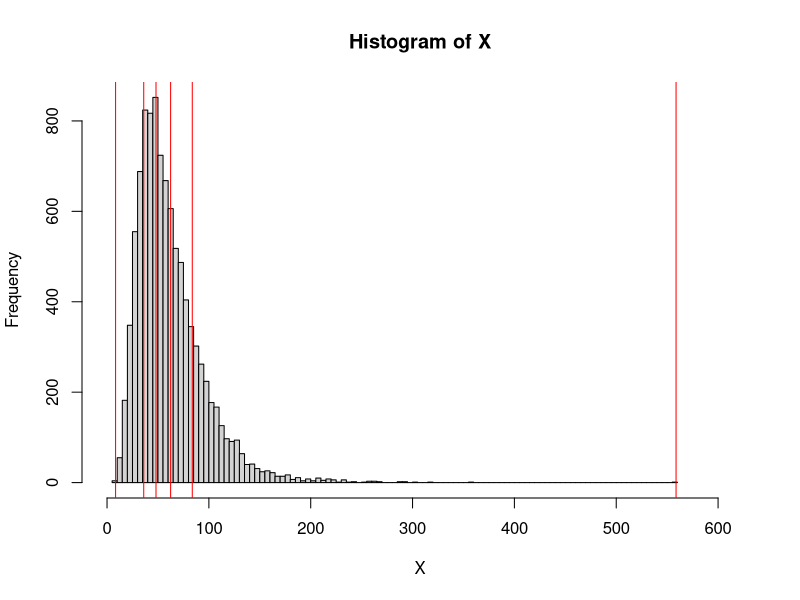
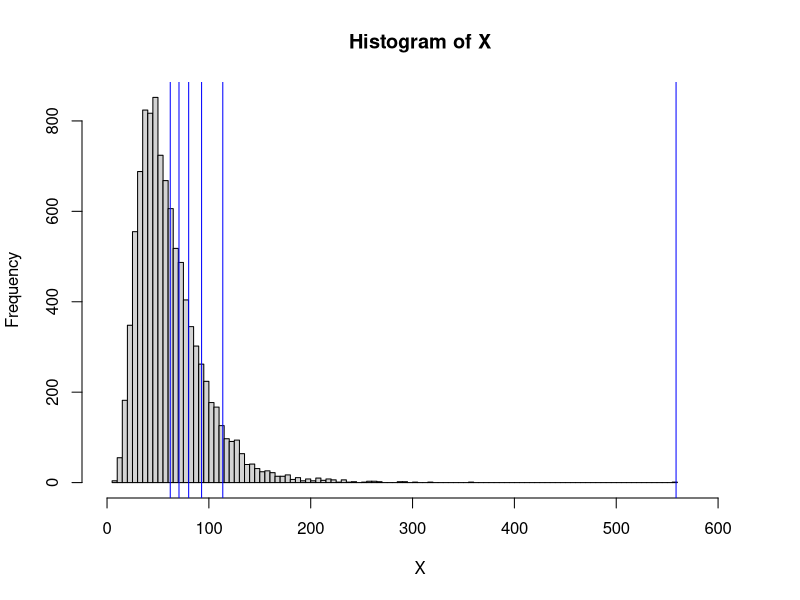
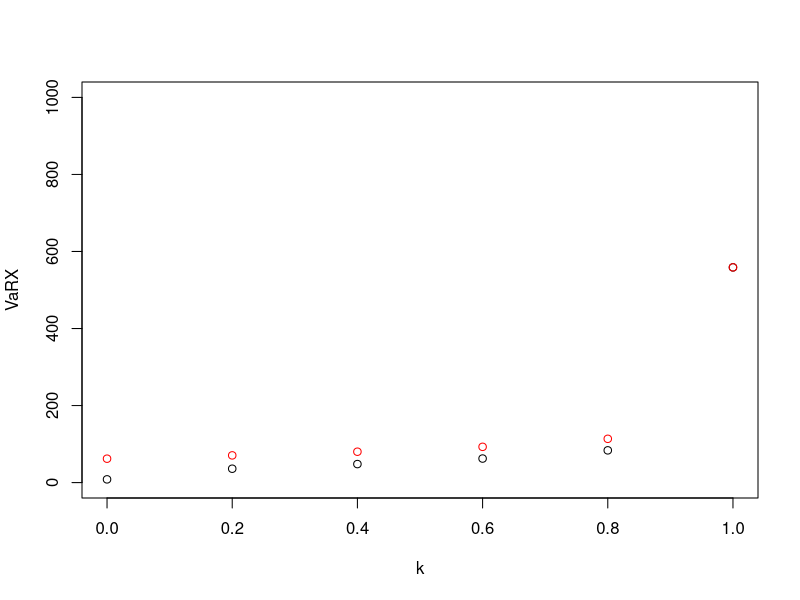
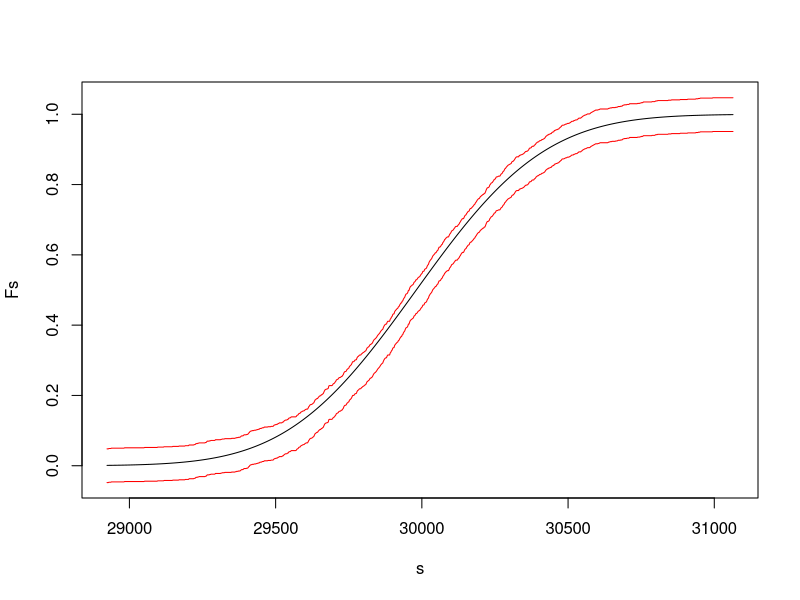
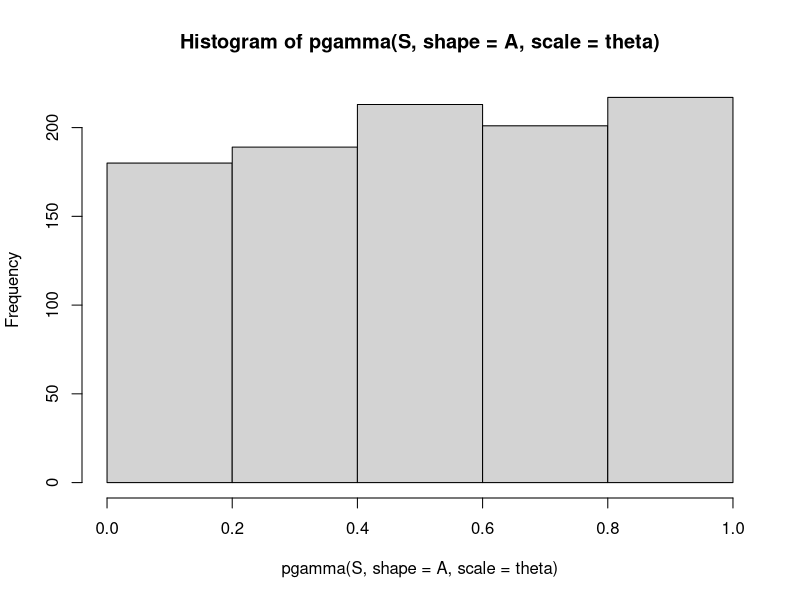

R code for these plots, in order: (Note: this script raises an error after producing the figures.)
## ---- chunk 1
u <- 4
s <- 0.5
n <- 1e4
X <- rlnorm( n, meanlog = u, sdlog = s )
k <- seq( 0, 1, 0.2 ) 
VaRX <- quantile( X, probs = k, names = FALSE )
TVaRX <- sapply( 
  1:length( VaRX ), 
  FUN = function( i ) ifelse( k[ i ] < 1, ( 1 / ( 1 - k[ i ] ) ) * mean( X * ( X > VaRX[ i ] ) ), max( X ) ) )

hist( X, breaks = 100, xlim = c( 0, 1.1 * max( X ) ) )
abline( v = VaRX, col = 'red' )

hist( X, breaks = 100, xlim = c( 0, 1.1 * max( X ) ) )
abline( v = TVaRX, col = 'blue' )
## ---- chunk 2
plot( k, VaRX, ylim = c( 0, 1e3 ) )
points( k, TVaRX, col = 'red' )
## ---- chunk 3
# número de unidades aseguradas
n <- 1000

# parámetros para cada X_i
a <- runif( n, 5, 10 )

# parámetro theta, común a todas las X_i
theta <- 4

# parámetro para S
A <- sum( a )
## ---- chunk 4
EX <- a * theta
VX <- a * theta^2
ES <- sum( EX )
VS <- sum( VX )
SDS <- sqrt( VS )
## ---- chunk 5
m <- 1e5
S <- rgamma( m, shape = A, scale = theta )
## ---- chunk 6
P <- ES
P <- mean( S )

alpha <- 0.95
P_avg <- ( 1 + alpha ) * ES
P_avg <- ( 1 + alpha ) * mean( S )

P_var <- ES + alpha * VS
P_var <- mean( S ) + alpha * var( S )

P_sde <- ES + alpha * SDS
P_sde <- mean( S ) + alpha * sd( S )

VaRS <- qgamma( alpha, shape = A, scale = theta )
P_VaR <- VaRS
P_VaR <- quantile( S, probs = alpha )

P_TVaR <- ( 1 / ( 1 - alpha ) ) * ( A * theta ) * ( 1 - pgamma( VaRS, shape = A + 1, scale = theta ) )
P_TVaR <- ( 1 / ( 1 - alpha ) ) * integrate( f = function( u ) qgamma( u, shape = A, scale = theta ), alpha, 1 )$value
P_TVaR <- mean( sapply( runif( m, alpha, 1 ), FUN = function( k ) qgamma( k, shape = A, scale = theta ) ) )
I <- as.numeric( S > VaRS )
P_TVaR <- mean( S * I ) / mean( I )
## ---- chunk 7
n <- 1e3
S <- rgamma( n, shape = A, scale = theta )
smin <- qgamma( 0.001, shape = A, scale = theta )
smax <- qgamma( 0.999, shape = A, scale = theta )
s <- seq( smin, smax, length.out = 1000 )
Fns <- ecdf( S )( s )
Fs <- pgamma( s, shape = A, scale = theta )

alph <- 0.02
er <- sqrt( log( 2 / alph ) / ( 2 * n ) )
mean( abs( Fs - Fns ) > er )

plot( s, Fs, type = 'l', ylim = c( -er, 1 + er ) )
points( s, Fns - er, col = 'red', type = 'l' )
points( s, Fns + er, col = 'red', type = 'l' )

hist( pgamma( S, shape = A, scale = theta ), breaks = 5 )
## ---- chunk 8
n <- 1e5
l <- 3
dat <- data.table( id = 1:n, k = rpois( n, lambda = l )  )
datf <- dat[ , list( fk = .N ), by = k ]
setorder( datf, k )
datf[ , fks := shift( fk, n = 1 ) ]
datf[ , gk := k * fk / fks ]
datf <- datf[ !is.na( gk ) ]
plot( datf$k, datf$gk )
## ---- chunk 9
dflm <- lm( formula = gk ~ k, data = datf, method = 'qr' )
a <- coef( dflm )[ 2 ]
b <- coef( dflm )[ 1 ]
p0 <- exp( -b )
k <- seq( 1, 100, 1 )
p <- p0 * cumprod( c( 1, a + b / k ) )
sum( p )
k <- seq( 0, 100, 1 )
sum( dpois( k, lambda = l ) )
EN <- sum( k * p )
## ---- chunk 10
D <- function( x, d ) return( max( x - d, 0 ) )
d <- 100
u <- 6
s <- 0.3
n <- 1e3
X <- rlnorm( n, meanlog = u, sdlog = s )
DX <- sapply( X, FUN = D, d )
x <- seq( 0, 1e3, length.out = 500 )
FXe <- ecdf( X )
FDXe <- ecdf( DX )
Fx <- sapply( x, FUN = function( x ) FXe( x ) )
FDx <- sapply( x, FUN = function( x ) FDXe( x ) )
plot( x, Fx, type = 's' )
points( x, FDx, type = 's', col = 'blue' )
## ---- chunk 11
D <- function( x, M ) return( min( x, M ) )
M <- 600
u <- 6
s <- 0.3
n <- 1e4
X <- rlnorm( n, meanlog = u, sdlog = s )
DX <- sapply( X, FUN = D, M )
x <- seq( 0, 1e3, length.out = 500 )
FXe <- ecdf( X )
FDXe <- ecdf( DX )
Fx <- sapply( x, FUN = function( x ) FXe( x ) )
FDx <- sapply( x, FUN = function( x ) FDXe( x ) )
plot( x, Fx, type = 's' )
points( x, FDx, type = 's', col = 'blue' )
